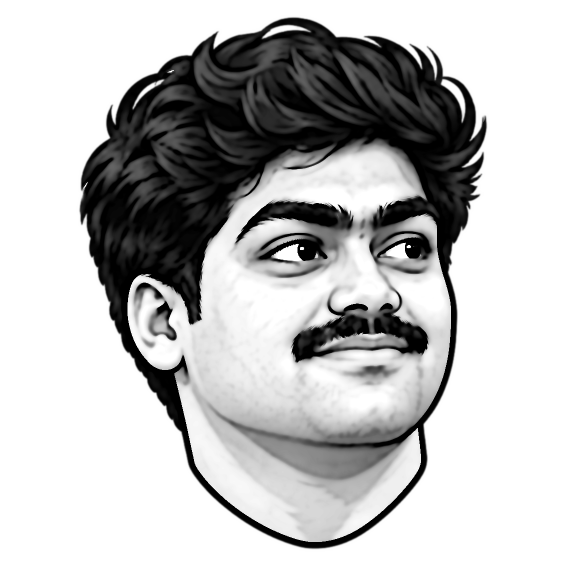
#> input picture source-prepped.png, 1132 x 1132 px (shown at 1/2 size)
$ python make_ascii_svg.py
#> lines starting #> are read from the running program, lines starting #| are printed output that depends on the picture

"""
Generate an animated terminal-style ASCII portrait as SVG.

Usage:
    python scripts/make_ascii_svg.py

Optional:
    COLS=180 python scripts/make_ascii_svg.py
    STATIC=1 python scripts/make_ascii_svg.py
"""

from pathlib import Path
from PIL import Image, ImageEnhance, ImageOps
import html
import os
import sys


ROOT = Path(__file__).resolve().parent.parent

SOURCE = (
    Path(sys.argv[1]).resolve()
    if len(sys.argv) > 1
    else ROOT / "source-prepped.png"
)

OUTPUT = (
    Path(sys.argv[2]).resolve()
    if len(sys.argv) > 2
    else ROOT / "assets" / "ascii-portrait.svg"
)

# Configuration
COLS = max(60, int(os.getenv("COLS", "180")))

ART_WIDTH = 800
CELL_WIDTH = ART_WIDTH / COLS
CELL_HEIGHT = CELL_WIDTH * 15 / 8
ROWS = round(COLS * 8 / 15)

RAMP = " .`:-=+*cs#%@"

CONTRAST = 1.35
BRIGHTNESS = 0.95
GAMMA = 0.85

PADDING = 20
TITLEBAR_HEIGHT = 34
STATUS_HEIGHT = 38

ART_HEIGHT = ROWS * CELL_HEIGHT
CANVAS_WIDTH = ART_WIDTH + PADDING * 2
CANVAS_HEIGHT = (
    TITLEBAR_HEIGHT + ART_HEIGHT + STATUS_HEIGHT + PADDING
)

BACKGROUND = "#0d1117"
BACKGROUND_TOP = "#161f2b"
FRAME = "#30363d"
TEXT_MUTED = "#7d8590"
TEXT_COLOR = "#c9d1d9"
ACCENT = "#58a6ff"

USERNAME = "sarthak@github"
DISPLAY_NAME = "Sarthak Dongare"

STATIC = os.getenv("STATIC", "").lower() in {
    "1", "true", "yes"
}


def convert_to_ascii(image_path: Path) -> list[str]:
    if not image_path.exists():
        raise FileNotFoundError(
            f"Image not found: {image_path}\n"
            "Run your image preprocessing script first."
        )

    with Image.open(image_path) as source:
        image = ImageOps.exif_transpose(source).convert("RGB")

    if image.width < 10 or image.height < 10:
        raise ValueError(
            f"Input image is unexpectedly small: {image.size}"
        )

    # Convert to grayscale and improve tonal separation.
    image = ImageOps.grayscale(image)
    image = ImageOps.autocontrast(image, cutoff=1)

    image = ImageEnhance.Brightness(image).enhance(BRIGHTNESS)
    image = ImageEnhance.Contrast(image).enhance(CONTRAST)

    image = image.resize(
        (COLS, ROWS),
        Image.Resampling.LANCZOS,
    )

    pixels = image.load()
    rows = []

    for y in range(ROWS):
        characters = []

        for x in range(COLS):
            luminance = pixels[x, y] / 255.0
            luminance = pow(luminance, GAMMA)

            index = round(
                (1.0 - luminance) * (len(RAMP) - 1)
            )

            index = max(0, min(len(RAMP) - 1, index))
            characters.append(RAMP[index])

        rows.append("".join(characters))

    visible = sum(
        character != " "
        for line in rows
        for character in line
    )

    if visible == 0:
        raise ValueError(
            "ASCII conversion produced an empty portrait. "
            "Check source-prepped.png."
        )

    print(f"Visible ASCII characters: {visible}")
    return rows


def render_svg(rows: list[str]) -> str:
    parts = []

    art_top = TITLEBAR_HEIGHT + PADDING * 0.35
    font_size = CELL_HEIGHT * 0.86

    parts.append(
        f'<svg xmlns="http://www.w3.org/2000/svg" '
        f'width="100%" height="auto" '
        f'viewBox="0 0 {CANVAS_WIDTH:.1f} {CANVAS_HEIGHT:.1f}" '
        f'role="img" aria-label="Animated ASCII portrait of '
        f'{html.escape(DISPLAY_NAME)}" '
        f'font-family="ui-monospace, SFMono-Regular, Menlo, Consolas, monospace">'
    )

    parts.append("""
    <defs>
        <linearGradient id="terminal-bg" x1="0" y1="0" x2="0" y2="1">
            <stop offset="0%" stop-color="#161f2b"/>
            <stop offset="100%" stop-color="#0d1117"/>
        </linearGradient>

        <style>
            .portrait-row {
                animation: reveal 0.7s ease-out both;
            }

            @keyframes reveal {
                from { opacity: 0.15; }
                to { opacity: 1; }
            }

            .terminal-cursor {
                animation: blink 1s steps(2, start) infinite;
            }

            @keyframes blink {
                to { opacity: 0; }
            }
        </style>
    </defs>
    """)

    # Terminal background.
    parts.append(
        f'<rect width="{CANVAS_WIDTH}" height="{CANVAS_HEIGHT}" '
        f'rx="12" fill="url(#terminal-bg)"/>'
    )

    parts.append(
        f'<rect x="0.5" y="0.5" '
        f'width="{CANVAS_WIDTH - 1}" height="{CANVAS_HEIGHT - 1}" '
        f'rx="12" fill="none" stroke="{FRAME}"/>'
    )

    # Title bar.
    parts.append(
        f'<line x1="0" y1="{TITLEBAR_HEIGHT}" '
        f'x2="{CANVAS_WIDTH}" y2="{TITLEBAR_HEIGHT}" '
        f'stroke="{FRAME}"/>'
    )

    for i, color in enumerate([
        "#ff5f56", "#ffbd2e", "#27c93f"
    ]):
        parts.append(
            f'<circle cx="{PADDING + i * 16}" '
            f'cy="{TITLEBAR_HEIGHT / 2}" r="5" fill="{color}"/>'
        )

    parts.append(
        f'<text x="{CANVAS_WIDTH / 2}" '
        f'y="{TITLEBAR_HEIGHT / 2 + 4}" '
        f'fill="{TEXT_MUTED}" font-size="12" '
        f'text-anchor="middle">./sarthak/portrait.sh</text>'
    )

    # Portrait: text is always rendered.
    # Animation is only an enhancement, never a visibility dependency.
    for index, line in enumerate(rows):
        y = (
            art_top
            + index * CELL_HEIGHT
            + CELL_HEIGHT * 0.74
        )

        delay = 0 if STATIC else index * 0.012

        parts.append(
            f'<text class="portrait-row" '
            f'xml:space="preserve" '
            f'x="{PADDING}" y="{y:.2f}" '
            f'fill="{TEXT_COLOR}" '
            f'font-size="{font_size:.2f}" '
            f'textLength="{ART_WIDTH}" '
            f'lengthAdjust="spacing" '
            f'style="animation-delay:{delay:.3f}s">'
            f'{html.escape(line)}</text>'
        )

    # Status bar.
    status_line_y = TITLEBAR_HEIGHT + ART_HEIGHT + PADDING * 0.35
    status_y = status_line_y + 22

    parts.append(
        f'<line x1="0" y1="{status_line_y:.2f}" '
        f'x2="{CANVAS_WIDTH}" y2="{status_line_y:.2f}" '
        f'stroke="{FRAME}"/>'
    )

    parts.append(
        f'<text x="{PADDING}" y="{status_y:.2f}" '
        f'fill="{TEXT_MUTED}" font-size="13">'
        f'{html.escape(USERNAME)}:~$ whoami '
        f'<tspan fill="{ACCENT}">'
        f'{html.escape(DISPLAY_NAME)}'
        f'</tspan></text>'
    )

    cursor_x = (
        PADDING
        + len(f"{USERNAME}:~$ whoami {DISPLAY_NAME} ") * 7.8
    )

    parts.append(
        f'<rect class="terminal-cursor" '
        f'x="{cursor_x:.2f}" y="{status_y - 12:.2f}" '
        f'width="8" height="14" fill="{TEXT_COLOR}"/>'
    )

    parts.append("</svg>")

    return "\n".join(parts)


def main():
    print("Generating ASCII portrait...")
    print(f"Source: {SOURCE}")
    print(f"Output: {OUTPUT}")

    rows = convert_to_ascii(SOURCE)
#> in convert_to_ascii, source is the input picture: PIL image 1132x1132 L; min 0, max 255, mean 188.7
#> in convert_to_ascii, `image = ImageEnhance.Contrast(image).enhance(CONTRAST)`:
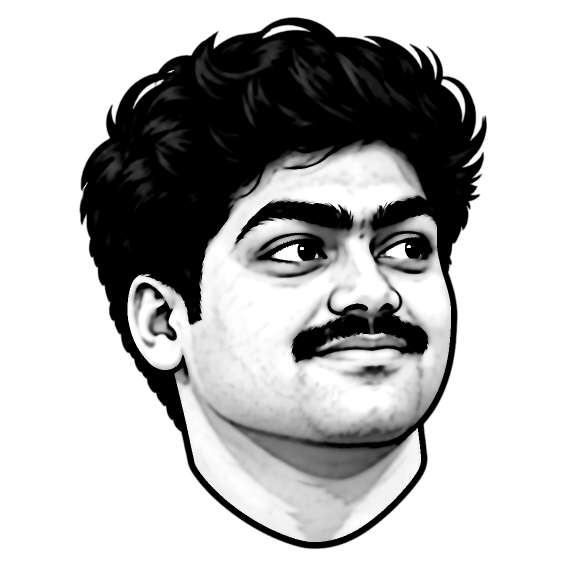
#> image: PIL image 1132x1132 L (shown at 1/2 size); min 0, max 255, mean 182.6
#> in convert_to_ascii, `image = image.resize( (COLS, ROWS), Image.Resampling.LANCZOS, )`:
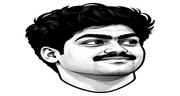
#> image: PIL image 180x96 L; min 0, max 255, mean 182.7
#> after the loop in convert_to_ascii, `for y in range(ROWS):`: rows = 96 items
#> in convert_to_ascii, `visible = sum( character != " " for line in rows for character in line )`: visible = 7325
#| Visible ASCII characters: 7325
#> rows = 96 items
    svg = render_svg(rows)
#> the loop in render_svg, `for index, line in enumerate(rows):` made 96 passes
#> (y, delay) on passes 1 to 12: (47.17, 0), (55.5, 0.012), (63.83, 0.024), (72.17, 0.036), (80.5, 0.048), (88.83, 0.06), (97.17, 0.072), (105.5, 0.084), (113.8, 0.096), (122.2, 0.108), (130.5, 0.12), (138.8, 0.132)
#> after the loop in render_svg, `for index, line in enumerate(rows):`: parts = 105 items

    OUTPUT.parent.mkdir(parents=True, exist_ok=True)
    OUTPUT.write_text(svg, encoding="utf-8")

    print("\nPortrait generated successfully.")
    print(f"Output: {OUTPUT}")
    print(f"Grid: {COLS} x {ROWS}")
    print(f"SVG size: {len(svg) / 1024:.2f} KB")
#| SVG size: 35.09 KB
    print(f"Static mode: {STATIC}")


if __name__ == "__main__":
    main()

$ run again, with source-photo.png copied over source-prepped.png
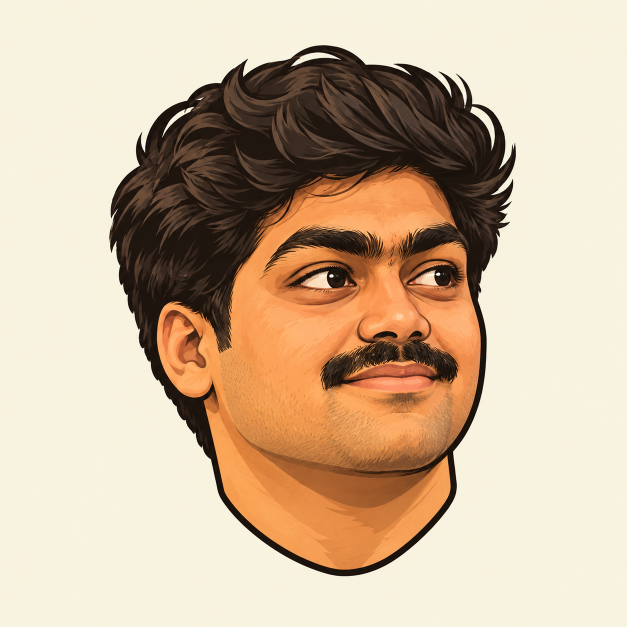
#> input picture source-photo.png, 1254 x 1254 px (shown at 1/2 size)
#> in convert_to_ascii, source is the input picture: PIL image 1254x1254 RGB; mean R, G, B 205.1, 182.4, 156.3
#> in convert_to_ascii, `image = ImageEnhance.Contrast(image).enhance(CONTRAST)`:
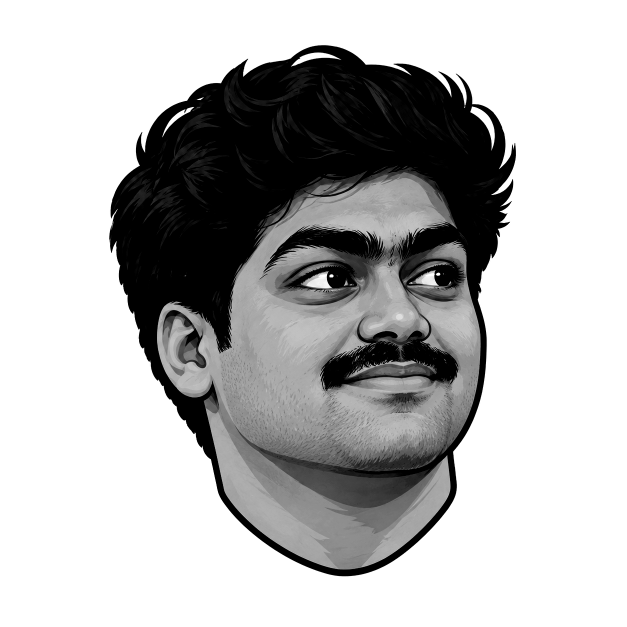
#> image: PIL image 1254x1254 L (shown at 1/2 size); min 0, max 255, mean 183.4
#> in convert_to_ascii, `image = image.resize( (COLS, ROWS), Image.Resampling.LANCZOS, )`:
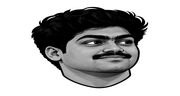
#> image: PIL image 180x96 L; min 0, max 255, mean 183.5
#> after the loop in convert_to_ascii, `for y in range(ROWS):`: rows = 96 items
#> visible = 7010
#| Visible ASCII characters: 7010
#> in main, `rows = convert_to_ascii(SOURCE)`: rows = 96 items
#> the loop in render_svg, `for index, line in enumerate(rows):` made 96 passes
#> (y, delay) on passes 1 to 8: (47.17, 0), (55.5, 0.012), (63.83, 0.024), (72.17, 0.036), (80.5, 0.048), (88.83, 0.06), (97.17, 0.072), (105.5, 0.084)
#> after the loop in render_svg, `for index, line in enumerate(rows):`: parts = 105 items
#| SVG size: 35.09 KB
